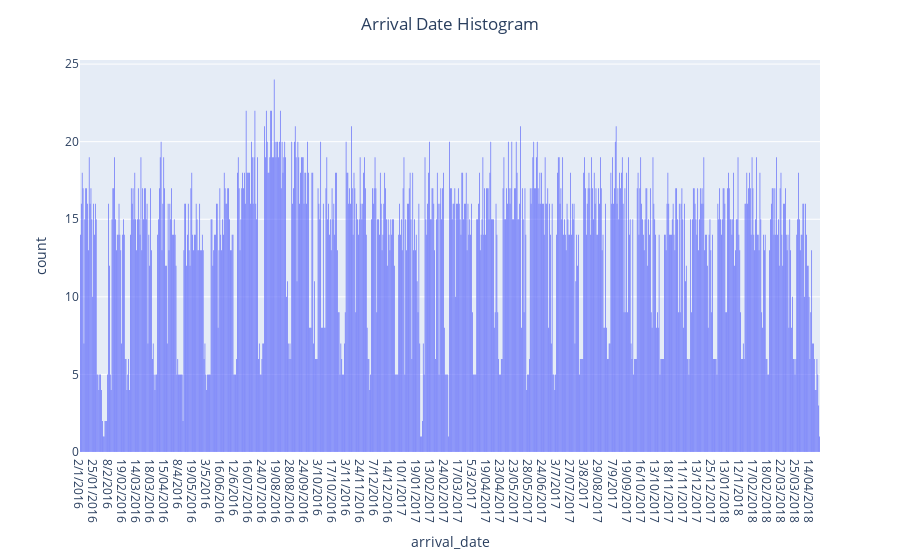

Notebook code cell kept with this figure:
### Markdown cell above
### - arrival_date

### Code cell
fig = px.histogram(raw_df, x="arrival_date", nbins=844)

fig.update_layout(
    title   = 'Arrival Date Histogram',
    title_x = 0.5
)

fig.show()

### Figure 1 — Plotly figure (JSON) as saved in the notebook; plotly's stock layout.template omitted (floating-point values rounded to 4 significant figures; data arrays with more than 128 entries replaced by an {"elided": "..."} marker saying what was removed)
{"data": [{"alignmentgroup": "True", "bingroup": "x", "hovertemplate": "arrival_date=%{x}<br>count=%{y}<extra></extra>", "legendgroup": "", "marker": {"color": "#636efa"}, "name": "", "nbinsx": 844, "offsetgroup": "", "orientation": "v", "showlegend": false, "type": "histogram", "x": {"elided": "11321 str values"}, "xaxis": "x", "yaxis": "y"}], "layout": {"barmode": "relative", "legend": {"tracegroupgap": 0}, "margin": {"t": 60}, "title": {"text": "Arrival Date Histogram", "x": 0.5}, "xaxis": {"anchor": "y", "domain": [0, 1], "title": {"text": "arrival_date"}}, "yaxis": {"anchor": "x", "domain": [0, 1], "title": {"text": "count"}}}}
